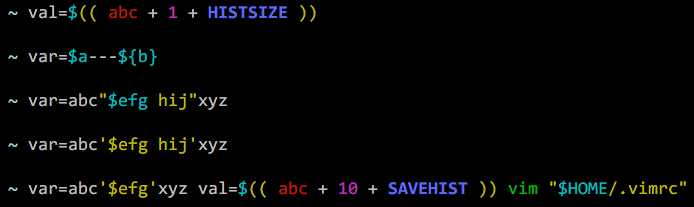
#> input picture zsh/.zsh/plugins/fast-syntax-highlighting/images/assign.png, 694 x 207 px
$ python python_img_resizer.py 100 ../../../zsh/.zsh/plugins/fast-syntax-highlighting/images/assign.png out.png
#> lines starting #> are read from the running program, lines starting #| are printed output that depends on the picture
#!/usr/bin/env python

import sys

if len(sys.argv) > 3:

    from PIL import Image

    size_=int(sys.argv[1])
    src_=sys.argv[2]
    dst_=sys.argv[3]

    im = Image.open(src_)
#> im is the input picture: PIL image 694x207 RGB; mean R, G, B 5.1, 6, 5.3
    im.load()

    x_,y_ = im.size
#> x_ = 694; y_ = 207
    coeff_ = x_ / size_
#> coeff_ = 6.94

    im.resize((int(x_/(coeff_/2)), int(y_/(coeff_/2))), Image.NEAREST).resize((int(x_/(coeff_)), int(y_/(coeff_))), Image.BICUBIC).save(dst_)
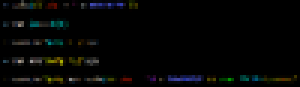
#> saved as out.png: PIL image 100x29 RGB (shown 3 times larger); mean R, G, B 4.9, 5.6, 4.9

$ run again, on zsh/.zsh/plugins/fast-syntax-highlighting/images/cplx_cond.png
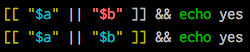
#> input picture zsh/.zsh/plugins/fast-syntax-highlighting/images/cplx_cond.png, 250 x 52 px
#> im is the input picture: PIL image 250x52 RGB; mean R, G, B 14.6, 20.4, 12.8
#> `im.resize((int(x_/(coeff_/2)), int(y_/(coeff_/2))), Image.NEAREST).res..`:
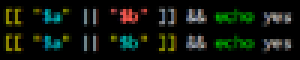
#> saved as out.png: PIL image 100x20 RGB (shown 3 times larger); mean R, G, B 16.2, 22.1, 13.6

$ run again, on zsh/.zsh/plugins/fast-syntax-highlighting/images/execfd_cmp.png
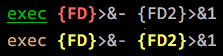
#> input picture zsh/.zsh/plugins/fast-syntax-highlighting/images/execfd_cmp.png, 223 x 56 px
#> im is the input picture: PIL image 223x56 RGB; mean R, G, B 26.4, 25.9, 16.6
#> `im.resize((int(x_/(coeff_/2)), int(y_/(coeff_/2))), Image.NEAREST).res..`:
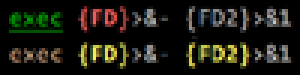
#> saved as out.png: PIL image 100x25 RGB (shown 3 times larger); mean R, G, B 26.9, 26.4, 16.8
